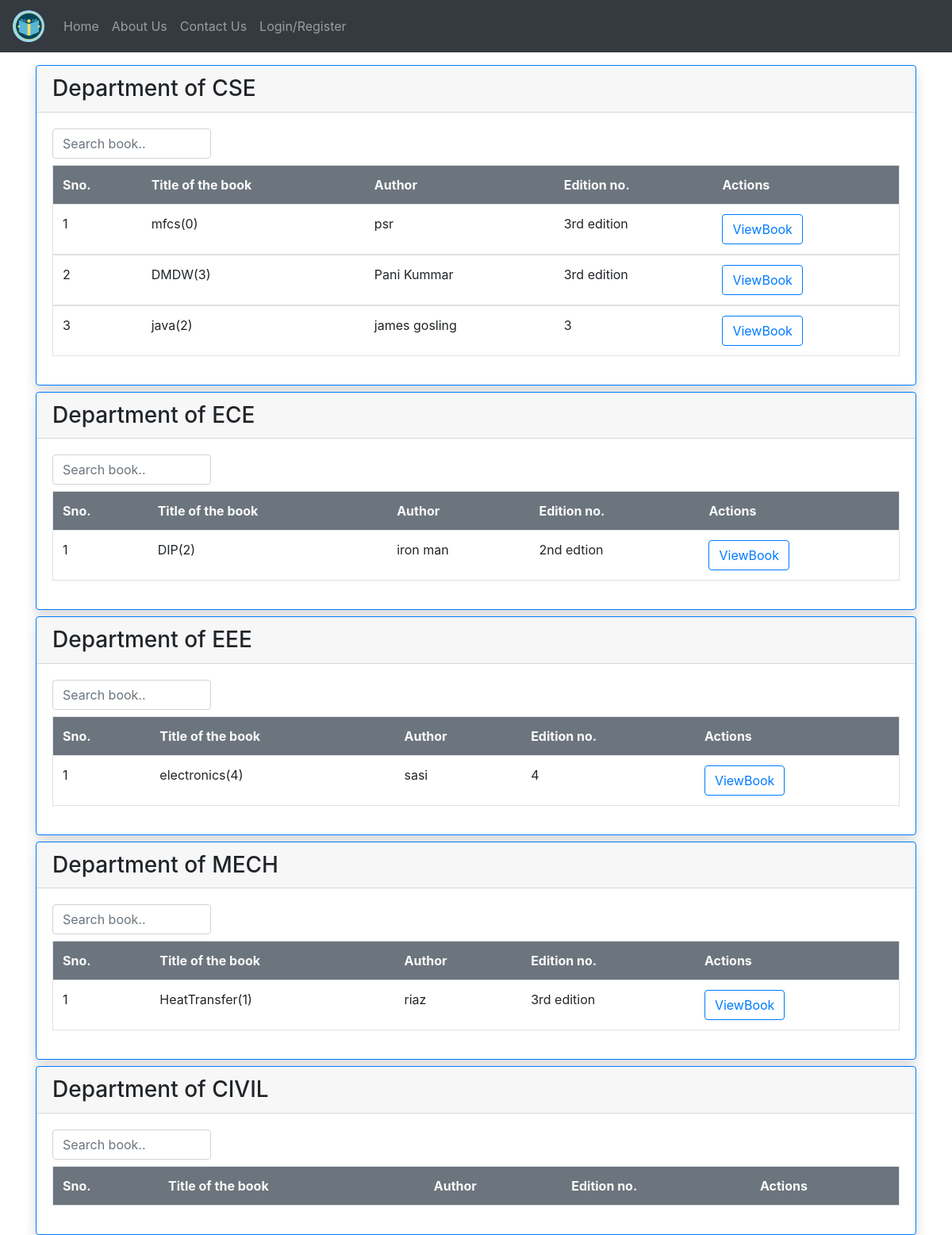
/reqbk/, run on the app's committed database.
### LibraryApp/models.py (models this page shows)
class BookAdd(models.Model):
    b = [
		('G','----- Select Branch -----'),
		('CSE','Computer Science and Engineering'),
		('ECE','Electrical and Communication Engineering'),
		('EEE','Electrical and Electronics Engineering'),
		('CIVIL','Civil Engineering'),
		('MECH','Mechanical Engineering')
	]
    btitle = models.CharField(max_length=50)
    bauthor = models.CharField(max_length=50)
    bedition = models.CharField(max_length=20)
    bdes = models.TextField()
    bdept = models.CharField(max_length=50,choices=b,default='G')
    bstatus = models.BooleanField(default=False)
    num_copies = models.PositiveIntegerField(default=1)
    add_by = models.ForeignKey(User,on_delete=models.CASCADE)

### LibraryApp/views.py (the view)
# urls.py: path('reqbk/',views.showbook,name='reqbk'),
def showbook(request):
    c = BookAdd.objects.filter(bdept = 'CSE')
    e = BookAdd.objects.filter(bdept = 'ECE')
    ee = BookAdd.objects.filter(bdept = 'EEE')
    m = BookAdd.objects.filter(bdept = 'MECH')
    cv = BookAdd.objects.filter(bdept = 'CIVIL')
    return render(request,'html/reqbook.html',{'cse' : c,'ece' : e,'eee' : ee,'mech' : m,'civil' : cv})

### templates/html/reqbook.html (shortened to what this page needs)
{% extends 'html/base.html' %}
{% block content %}
<div class="card shadow border rounded border-primary">
    <h3 class="card-header">Department of CSE</h3>
    <div class="card-body">
    <input class="form-control" style="max-width: 200px;" id="cse" type="text" placeholder="Search book..">
     <table class="table table-hover border mt-2">
        <thead class="text-light bg-secondary font-weight-bold">
            <td>Sno.</td>
            <td>Title of the book</td>
            <td>Author</td>
            <td>Edition no.</td>
            <td>Actions</td>
        </thead>
        {% for i in cse %}
        <tbody id="csedata">
            <tr>
                <td>{{forloop.counter}}</td>
                <td>{{i.btitle}}({{i.num_copies}})</td>
                <td>{{i.bauthor}}</td>
                <td>{{i.bedition}}</td>
                <td>
                    <div class="row">
                        <div class="col">
                            <a href="{% url 'bookview' i.id %}" class="btn btn-outline-primary">ViewBook</a>
                        </div>
                    </div>
                </td>
            </tr>
        </tbody>
        {% endfor %}
     </table>
    </div>
</div>
<div class="card mt-2 shadow border rounded border-primary">
    <h3 class="card-header">Department of ECE</h3>
    <div class="card-body">
        <input class="form-control" style="max-width: 200px;" id="ece" type="text" placeholder="Search book..">
         <table class="table table-hover border mt-2">
            <thead class="text-light bg-secondary font-weight-bold">
                <td>Sno.</td>
                <td>Title of the book</td>
                <td>Author</td>
                <td>Edition no.</td>
                <td>Actions</td>
            </thead>
            {% for i in ece %}
            <tbody id="ecedata">
                <tr>
                    <td>{{forloop.counter}}</td>
                    <td>{{i.btitle}}({{i.num_copies}})</td>
                    <td>{{i.bauthor}}</td>
                    <td>{{i.bedition}}</td>
                    <td>
                        <div class="row">
                            <div class="col">
                                <a href="{% url 'bookview' i.id %}" class="btn btn-outline-primary">ViewBook</a>
                            </div>
                        </div>
                    </td>
                </tr>
            </tbody>
            {% endfor %}
         </table>
        </div>
</div>
<div class="card mt-2 shadow border rounded border-primary">
    <h3 class="card-header">Department of EEE</h3>
    <div class="card-body">
        <input class="form-control" style="max-width: 200px;" id="eee" type="text" placeholder="Search book..">
         <table class="table table-hover border mt-2">
            <thead class="text-light bg-secondary font-weight-bold">
                <td>Sno.</td>
                <td>Title of the book</td>
                <td>Author</td>
                <td>Edition no.</td>
                <td>Actions</td>
            </thead>
            {% for i in eee %}
            <tbody id="eeedata">
                <tr>
                    <td>{{forloop.counter}}</td>
                    <td>{{i.btitle}}({{i.num_copies}})</td>
                    <td>{{i.bauthor}}</td>
                    <td>{{i.bedition}}</td>
                    <td>
                        <div class="row">
                            <div class="col">
                                <a href="{% url 'bookview' i.id %}" class="btn btn-outline-primary">ViewBook</a>
                            </div>
                        </div>
                    </td>
                </tr>
            </tbody>
            {% endfor %}
         </table>
        </div>
</div>
<div class="card mt-2 shadow border rounded border-primary">
    <h3 class="card-header">Department of MECH</h3>
    <div class="card-body">
        <input class="form-control" style="max-width: 200px;" id="mech" type="text" placeholder="Search book..">
         <table class="table table-hover border mt-2">
            <thead class="text-light bg-secondary font-weight-bold">
                <td>Sno.</td>
                <td>Title of the book</td>
                <td>Author</td>
                <td>Edition no.</td>
                <td>Actions</td>
            </thead>
            {% for i in mech %}
            <tbody id="mechdata">
                <tr>
                    <td>{{forloop.counter}}</td>
                    <td>{{i.btitle}}({{i.num_copies}})</td>
                    <td>{{i.bauthor}}</td>
                    <td>{{i.bedition}}</td>
                    <td>
                        <div class="row">
                            <div class="col">
                                <a href="{% url 'bookview' i.id %}" class="btn btn-outline-primary">ViewBook</a>
                            </div>
                        </div>
                    </td>
                </tr>
            </tbody>
            {% endfor %}
         </table>
        </div>
</div>
<div class="card mt-2 shadow border rounded border-primary">
    <h3 class="card-header">Department of CIVIL</h3>
    <div class="card-body">
        <input class="form-control" style="max-width: 200px;" id="civil" type="text" placeholder="Search book..">
         <table class="table table-hover border mt-2">
            <thead class="text-light bg-secondary font-weight-bold ">
                <td>Sno.</td>
                <td>Title of the book</td>
                <td>Author</td>
                <td>Edition no.</td>
                <td>Actions</td>
            </thead>
         </table>
        </div>
</div>
{% endblock %}

### templates/html/base.html (shortened to what this page needs)
{% load static %}
<!DOCTYPE html>
<html lang="en">
<head>
  <link rel="stylesheet" href="{% static 'css/bootstrap.min.css' %}">
</head>
<body>
   {% include 'html/navbar.html' %}
    <div class="container mt-3">
      {% block content %}
      {% endblock %}
    </div>
</body>
</html>

### templates/html/navbar.html (shortened to what this page needs)
{% load static %}
<nav class="navbar navbar-expand-md bg-dark navbar-dark ">
    <a class="navbar-brand" href="{% url 'hm' %}">
      <img src="{% static 'images/icons/lib.png' %}" alt="not found" class="rounded-circle" height="40px" width="40px">
    </a>
    <div class="collapse navbar-collapse" id="collapsibleNavbar">
      <ul class="navbar-nav">
        {% if not user.is_authenticated %}
        <li class="nav-item">
          <a class="nav-link {% if request.path == '/' %}active{% endif %}" href="{% url 'hm' %}">Home</a>
        </li>
        <li class="nav-item">
          <a class="nav-link {% if request.path == '/abt/' %}active{% endif %}" href="{% url 'abt' %}">About Us</a>
        </li>
        <li class="nav-item">
          <a class="nav-link {% if request.path == '/cnt/' %}active{% endif %}" href="{% url 'cnt' %}">Contact Us</a>
        </li>
        <li class="nav-item">
          <a class="nav-link {% if request.path == '/lgin/' %}active{% endif %}" href="{% url 'lgin' %}">Login/Register</a>
        </li>
        {% endif %}
      </ul>
    </div>
  </nav>

### data on the page
BookAdd: btitle "mfcs", num_copies "0", bauthor "psr", bedition "3rd edition"
BookAdd: btitle "DMDW", num_copies "3", bauthor "Pani Kummar", bedition "3rd edition"
BookAdd: btitle "java", num_copies "2", bauthor "james gosling", bedition "3"
BookAdd: btitle "DIP", num_copies "2", bauthor "iron man", bedition "2nd edtion"
BookAdd: btitle "electronics", num_copies "4", bauthor "sasi", bedition "4"
BookAdd: btitle "HeatTransfer", num_copies "1", bauthor "riaz", bedition "3rd edition"
